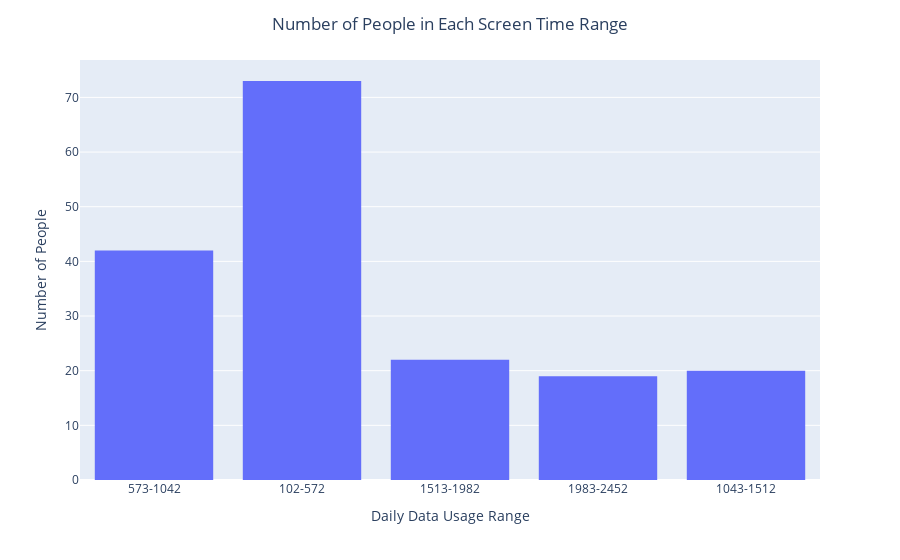

Write notebook code for a chart like this one.
### Code cell
fig_data_usage = px.histogram(data_frame=Age26_35_df
                              , x='Data Usage Range'
    )

fig_data_usage.update_layout(title=dict(text='Number of People in Each Screen Time Range', x=0.5, xanchor='center')
                             , xaxis_title='Daily Data Usage Range'
                             , yaxis_title='Number of People',
)

fig_data_usage.show()

### Figure 1 — Plotly figure (JSON) as saved in the notebook; plotly's stock layout.template omitted (floating-point values rounded to 4 significant figures; data arrays with more than 128 entries replaced by an {"elided": "..."} marker saying what was removed)
{"data": [{"alignmentgroup": "True", "bingroup": "x", "hovertemplate": "Data Usage Range=%{x}<br>count=%{y}<extra></extra>", "legendgroup": "", "marker": {"color": "#636efa", "pattern": {"shape": ""}}, "name": "", "offsetgroup": "", "orientation": "v", "showlegend": false, "type": "histogram", "x": {"elided": "176 str values"}, "xaxis": "x", "yaxis": "y"}], "layout": {"barmode": "relative", "legend": {"tracegroupgap": 0}, "margin": {"t": 60}, "title": {"text": "Number of People in Each Screen Time Range", "x": 0.5, "xanchor": "center"}, "xaxis": {"anchor": "y", "domain": [0, 1], "title": {"text": "Daily Data Usage Range"}}, "yaxis": {"anchor": "x", "domain": [0, 1], "title": {"text": "Number of People"}}}}
